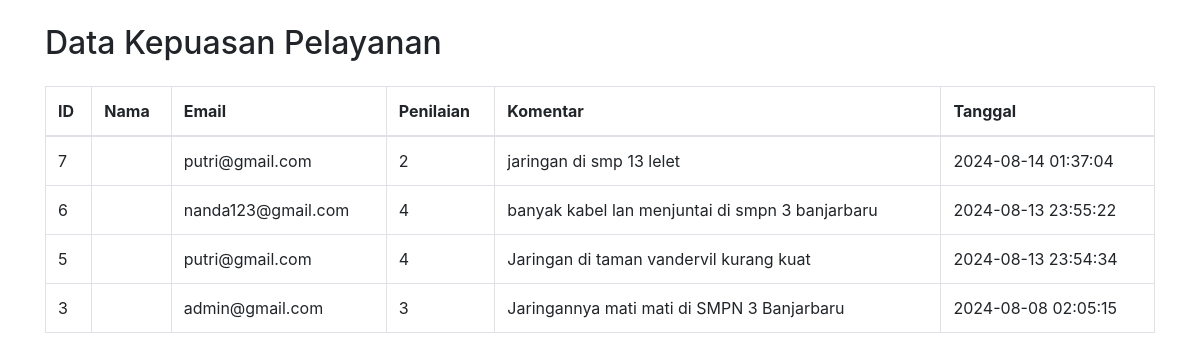
The page /pages/kepuasan-pelayanan/tampil.php on the database its author committed.
### tables this page shows
CREATE TABLE `kepuasan_pelayanan` (
  `id` int(11) NOT NULL,
  `username` varchar(100) NOT NULL,
  `email` varchar(100) NOT NULL,
  `penilaian` int(11) DEFAULT NULL CHECK (`penilaian` between 1 and 5),
  `komentar` text DEFAULT NULL,
  `tanggal` timestamp NOT NULL DEFAULT current_timestamp()
);

### pages/kepuasan-pelayanan/tampil.php (the view, shortened to what this page needs)
<?php
$database = new Database();
$db = $database->getConnection();
$query = "SELECT * FROM kepuasan_pelayanan ORDER BY tanggal DESC";
$stmt = $db->prepare($query);
$stmt->execute();
?>
<!DOCTYPE html>
<html lang="en">
<head>
    <link rel="stylesheet" href="https://maxcdn.bootstrapcdn.com/bootstrap/4.5.2/css/bootstrap.min.css">
</head>
<body>
<div class="container">
    <h2 class="mt-4">Data Kepuasan Pelayanan</h2>
    <table class="table table-bordered mt-4">
        <thead>
            <tr>
                <th>ID</th>
                <th>Nama</th>
                <th>Email</th>
                <th>Penilaian</th>
                <th>Komentar</th>
                <th>Tanggal</th>
            </tr>
        </thead>
        <tbody>
            <?php while ($row = $stmt->fetch(PDO::FETCH_ASSOC)) { ?>
                <tr>
                    <td><?php echo htmlspecialchars($row['id']); ?></td>
                    <td><?php echo htmlspecialchars($row['nama']); ?></td>
                    <td><?php echo htmlspecialchars($row['email']); ?></td>
                    <td><?php echo htmlspecialchars($row['penilaian']); ?></td>
                    <td><?php echo htmlspecialchars($row['komentar']); ?></td>
                    <td><?php echo htmlspecialchars($row['tanggal']); ?></td>
                </tr>
            <?php } ?>
        </tbody>
    </table>
</div>
</body>
</html>

### rows shown on the page
kepuasan_pelayanan: id "7", email "putri@gmail.com", penilaian "2", komentar "jaringan di smp 13 lelet", tanggal "2024-08-14 01:37:04"
kepuasan_pelayanan: id "6", email "nanda123@gmail.com", penilaian "4", komentar "banyak kabel lan menjuntai di smpn 3 banjarbaru", tanggal "2024-08-13 23:55:22"
kepuasan_pelayanan: id "5", email "putri@gmail.com", penilaian "4", komentar "Jaringan di taman vandervil kurang kuat", tanggal "2024-08-13 23:54:34"
kepuasan_pelayanan: id "3", email "admin@gmail.com", penilaian "3", komentar "Jaringannya mati mati di SMPN 3 Banjarbaru", tanggal "2024-08-08 02:05:15"
